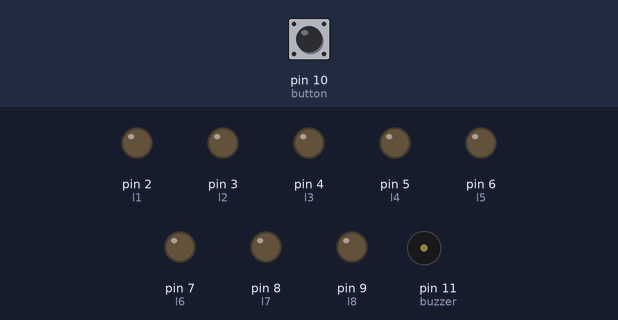
The sketch below on a simulated Arduino Uno, built with avr-gcc and run on an emulated ATmega328P. On the bench: output pins drawn as LEDs (lit = HIGH), buzzer (waves = sounding, pin HIGH). Inputs (shaded band) come from the test bench; at power-on: pin 10 (button) LOW.

Above: at 3.2 s.
3.3 s: pin 10 (button) pulled HIGH for 0.15 s
At 4.3 s:
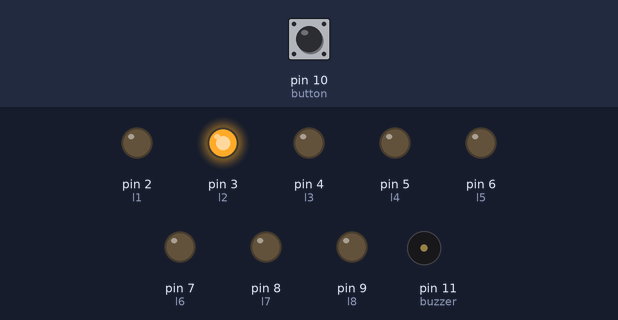
6.3 s: pin 10 (button) pulled HIGH for 1 s
At 7.6 s:
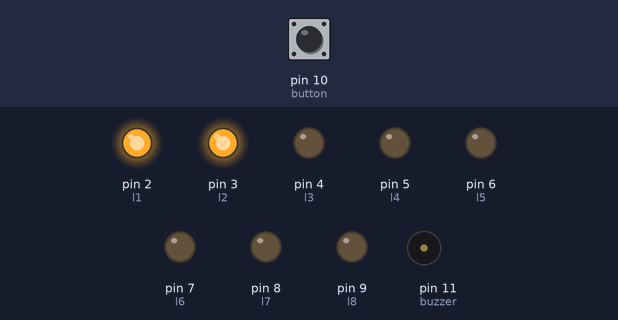
8.8 s: pin 10 (button) pulled HIGH for 0.15 s
At 10.2 s:
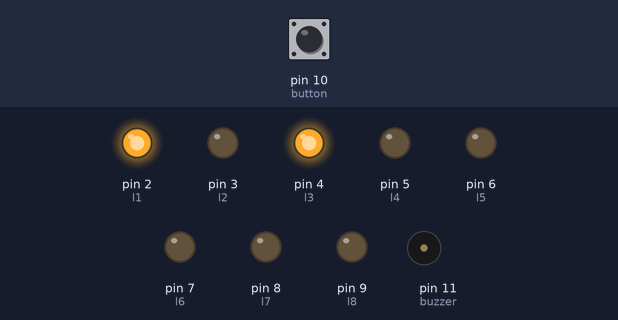
10.5 s: pin 10 (button) pulled HIGH for 3.2 s
At 11.5 s:
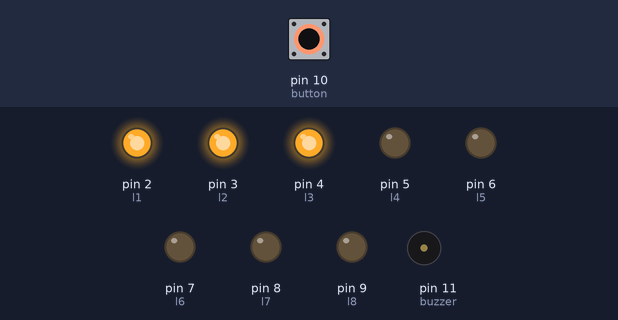
15.2 s: pin 10 (button) pulled HIGH for 0.15 s
At 16.5 s:
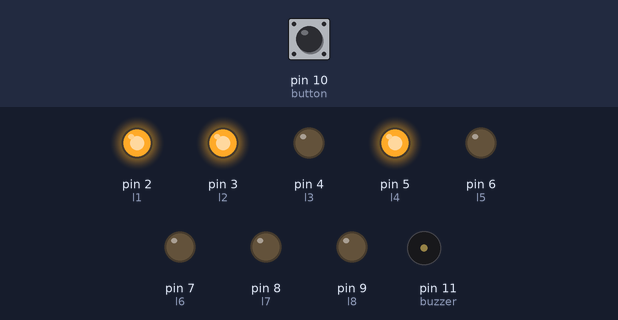
18.2 s: pin 10 (button) pulled HIGH for 1 s
At 19.7 s:
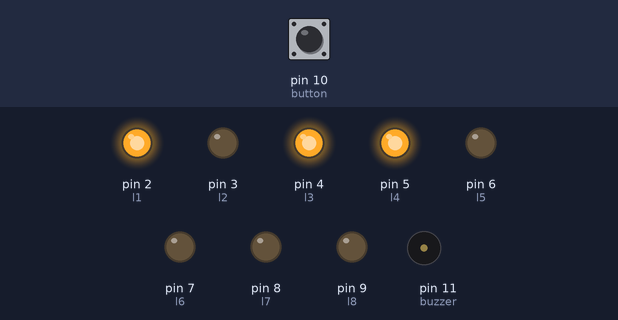
Timing chart, 0 to 21.2 s (numbered marks = the images above; inputs shaded):
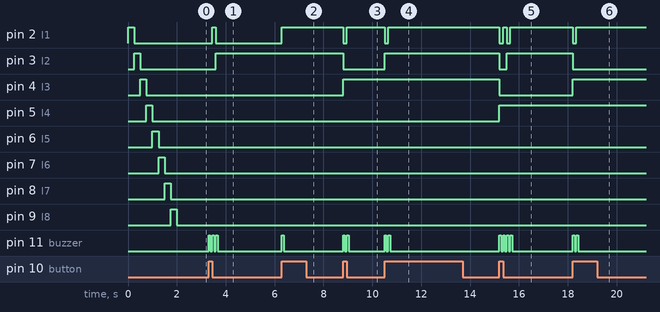

Measured:
- after the input at 3.3 s, pin 2 (l1): LOW → HIGH after 0.15 s, → LOW 0.15 s later; pin 3 (l2): LOW → HIGH after 0.30 s; pin 11 (buzzer): alternates HIGH for 0.08 s and LOW for 0.08 s, 6 changes in all, then stays LOW, starting at once
- after the input at 6.3 s, pin 2 (l1): LOW → HIGH at once; pin 11 (buzzer): LOW → HIGH at once, → LOW 0.08 s later
- after the input at 8.8 s, pin 2 (l1): HIGH → LOW at once, → HIGH 0.15 s later; pin 3 (l2): HIGH → LOW at once; pin 4 (l3): LOW → HIGH at once; pin 11 (buzzer): alternates HIGH for 0.08 s and LOW for 0.08 s, 4 changes in all, then stays LOW, starting at once
- after the input at 10.5 s, pin 2 (l1): HIGH → LOW at once, → HIGH 0.15 s later; pin 3 (l2): LOW → HIGH at once; pin 11 (buzzer): alternates HIGH for 0.08 s and LOW for 0.08 s, 4 changes in all, then stays LOW, starting at once
- after the input at 15.2 s, pin 2 (l1): alternates HIGH for 0.15 s and LOW for 0.15 s, 4 changes in all, then stays HIGH, starting at once; pin 3 (l2): HIGH → LOW at once, → HIGH 0.30 s later
- after the input at 18.2 s, pin 2 (l1): HIGH → LOW at once, → HIGH 0.15 s later; pin 3 (l2): HIGH → LOW at once; pin 4 (l3): LOW → HIGH at once; pin 11 (buzzer): alternates HIGH for 0.08 s and LOW for 0.08 s, 4 changes in all, then stays LOW, starting at once

The sketch:

primesV1.ino
```cpp
/*
Displays the prime numbers when clicking a button.
V1:
    - Numbers go from 0 to 255. After that the counter resets.
    - Display is done with 8 LEDs.

Hardware connections (using the hapkit board)
    - 8 LEDs connected to ports D2-D9.
    - A push button connected to port D10.
    - A buzzer connected to port D11.

The primes[] array is stored in numbers.h.
The file numbers.h contains a lot of numbers, and to generate the numbers, the python script "numbersGenerator.py" is used.
*/

#include "numbers.h"

/* Hardware ports */
int leds[] = {2, 3, 4, 5, 6, 7, 8, 9};
int l1 = 2;
int l2 = 3;
int l3 = 4;
int l4 = 5;
int l5 = 6;
int l6 = 7;
int l7 = 8;
int l8 = 9;
int button = 10;
int buzzer = 11;

/* Program variables */
unsigned int counter = 0;
unsigned int current_number = 0;
int buttonState = 0;
int pressState = 0; // 0 = up, 1 = down (pressed)

/* function prototypes */
void test(void);
void num2leds(unsigned int);

void setup() {
    /* 8 LEDs form the number (0-255) */
    pinMode(l1, OUTPUT);
    pinMode(l2, OUTPUT);
    pinMode(l3, OUTPUT);
    pinMode(l4, OUTPUT);
    pinMode(l5, OUTPUT);
    pinMode(l6, OUTPUT);
    pinMode(l7, OUTPUT);
    pinMode(l8, OUTPUT);
    /* Buzzer */
    pinMode(buzzer, OUTPUT);

    pinMode(button, INPUT);

    test();
}


void loop() {
    // read the state of the pushbutton value:
    buttonState = digitalRead(button);

    // button is pressed
  if (buttonState == HIGH) {
    if (pressState == 0) {
        pressState = 1;
        /* turn on the LEDs to the current number
        and increment the counter */
        // pass the next element pointed to by counter in numbers
        if (counter >= sizeof(primes) / sizeof(primes[0])) {
            counter = 0;
            current_number = 0;
        }
        // activate numbers one to one until reaching the current prime
        while(current_number <= primes[counter]) {
            num2leds(current_number);
            digitalWrite(buzzer, HIGH);
            delay(75);
            digitalWrite(buzzer, LOW);
            delay(75);
            current_number++;
        }
        counter++;
        /* wait for debounce */
        delay(100);
    }
  } else {
        if (pressState == 1) {
            pressState = 0;
            // turn LED off:
            digitalWrite(buzzer, LOW);
            /* wait for debounce */
            delay(100);
        }
  }
}

/* Sequence for testing LEDs */
void test() {
    digitalWrite(l1, HIGH);
    delay(250);
    digitalWrite(l1, LOW);
    digitalWrite(l2, HIGH);
    delay(250);
    digitalWrite(l2, LOW);
    digitalWrite(l3, HIGH);
    delay(250);
    digitalWrite(l3, LOW);
    digitalWrite(l4, HIGH);
    delay(250);
    digitalWrite(l4, LOW);
    digitalWrite(l5, HIGH);
    delay(250);
    digitalWrite(l5, LOW);
    digitalWrite(l6, HIGH);
    delay(250);
    digitalWrite(l6, LOW);
    digitalWrite(l7, HIGH);
    delay(250);
    digitalWrite(l7, LOW);
    digitalWrite(l8, HIGH);
    delay(250);
    digitalWrite(l8, LOW);
}

void num2leds(unsigned int n) {
   // divide the number by 2 until remainder is 0
   for (int i=0; i<8; i++) {
        if (n%2 == 1) {
            digitalWrite(leds[i], HIGH);
        }
        else {
            digitalWrite(leds[i], LOW);
        }
        n = n/2;
   }
}
```

numbers.h
```cpp
int primes[] = {2,
3,
5,
7,
11,
13,
17,
19,
23,
29,
31,
37,
41,
43,
47,
53,
59,
61,
67,
71,
73,
79,
83,
89,
97,
101,
103,
107,
109,
113,
127,
131,
137,
139,
149,
151,
157,
163,
167,
173,
179,
181,
191,
193,
197,
199,
211,
223,
227,
229,
233,
239,
241,
251};
```
